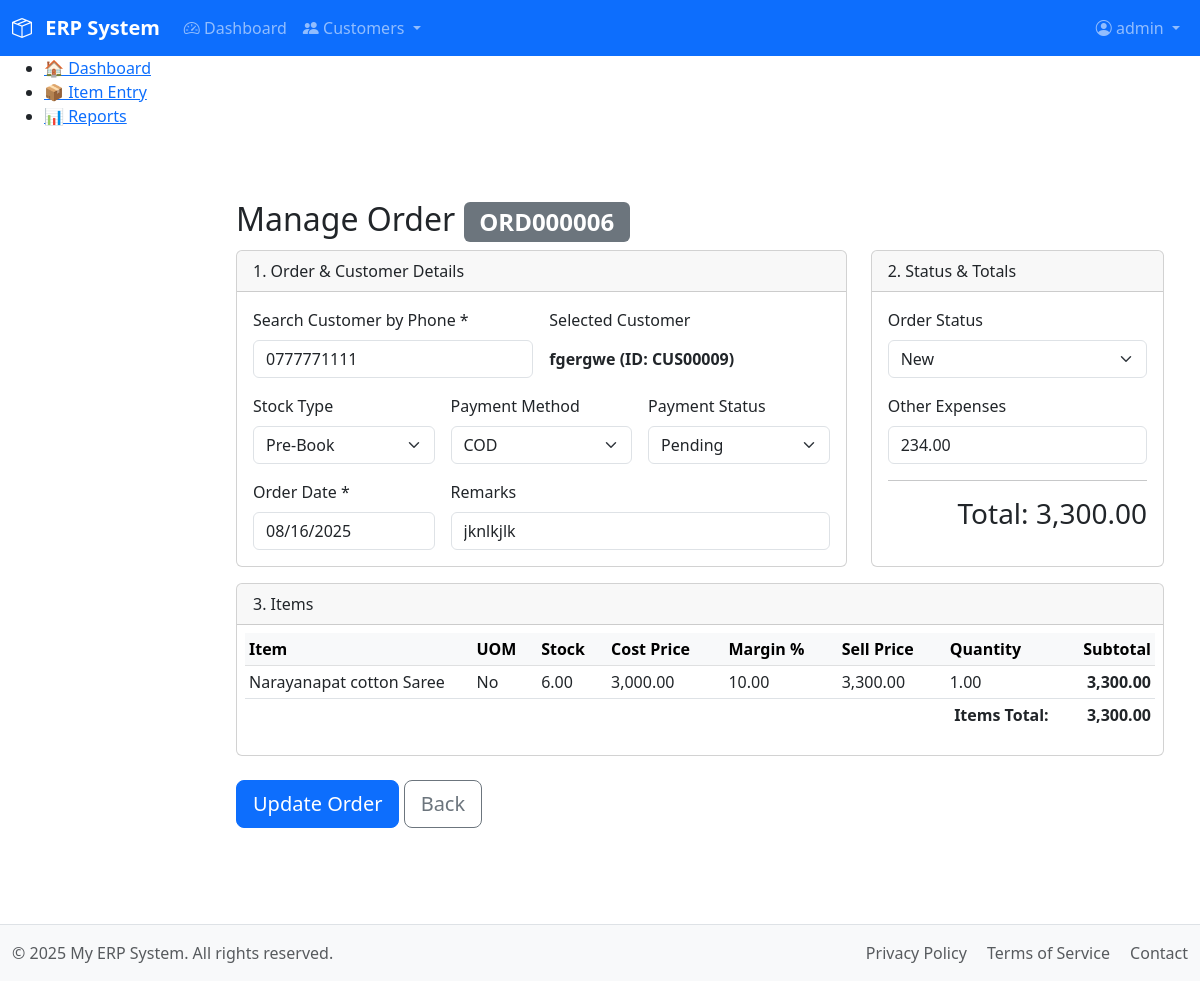
Before: /modules/sales/entry_order.php?order_id=ORD000006 (signed in) with the older database file.
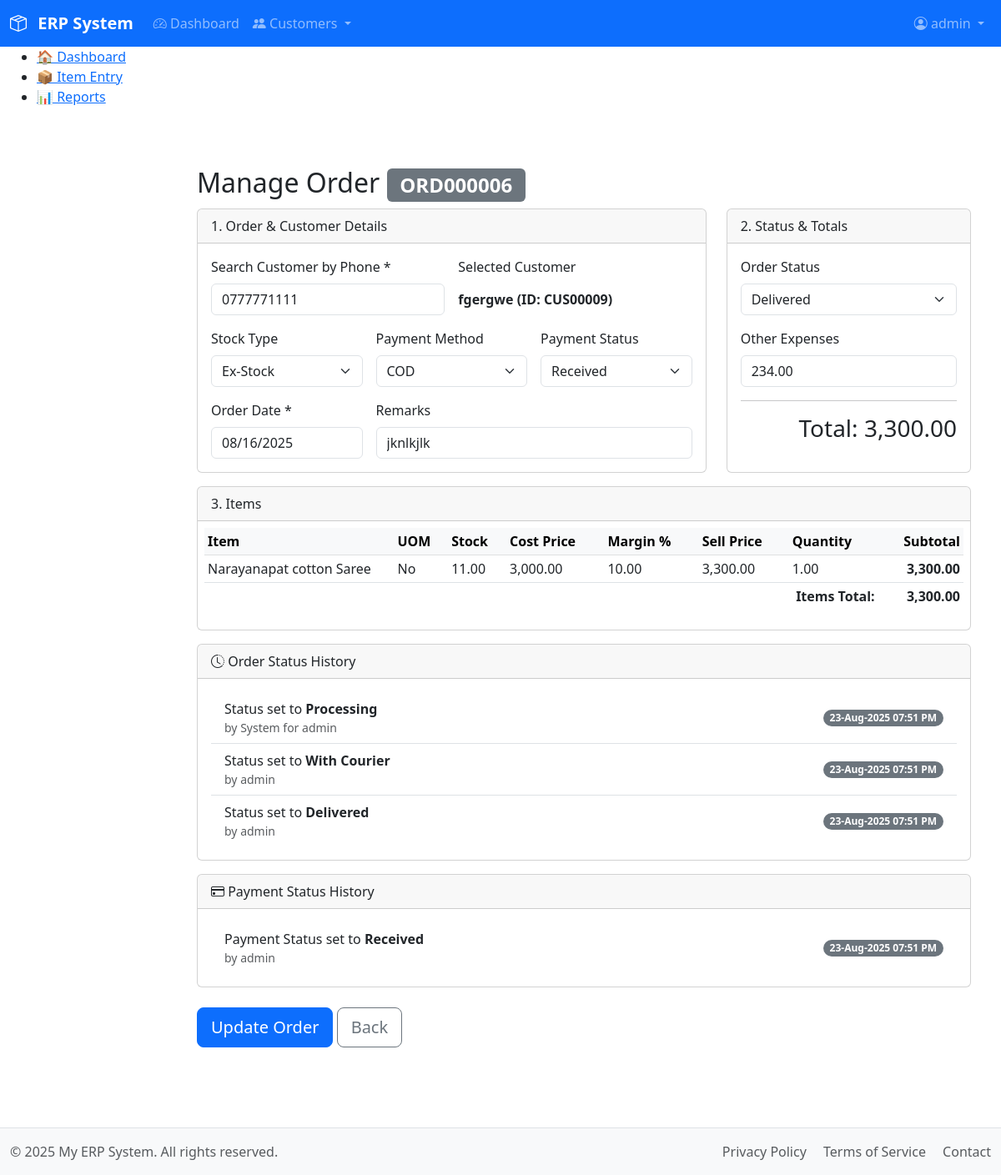
After: the same page with the newer database file.
### tables this page shows
CREATE TABLE `orders` (
  `order_id` varchar(10) NOT NULL,
  `customer_id` varchar(10) NOT NULL,
  `order_date` date NOT NULL,
  `status` enum('New','Processing','Awaiting Stock','With Courier','Delivered','Canceled') NOT NULL DEFAULT 'New',
  `stock_type` enum('Ex-Stock','Pre-Book') NOT NULL DEFAULT 'Ex-Stock',
  `total_amount` decimal(10,2) NOT NULL DEFAULT 0.00,
  `other_expenses` decimal(10,2) NOT NULL DEFAULT 0.00,
  `payment_method` enum('BT','COD') NOT NULL DEFAULT 'COD',
  `payment_status` enum('Pending','Received') NOT NULL DEFAULT 'Pending',
  `remarks` text DEFAULT NULL,
  `created_at` timestamp NOT NULL DEFAULT current_timestamp(),
  `created_by` int(11) DEFAULT NULL,
  `created_by_name` varchar(50) DEFAULT NULL,
  PRIMARY KEY (`order_id`),
  KEY `customer_id` (`customer_id`),
  CONSTRAINT `fk_order_customer` FOREIGN KEY (`customer_id`) REFERENCES `customers` (`customer_id`) ON UPDATE CASCADE
);

CREATE TABLE `customers` (
  `customer_id` varchar(10) NOT NULL,
  `phone` varchar(15) NOT NULL,
  `name` varchar(100) NOT NULL,
  `address` text DEFAULT NULL,
  `city` varchar(50) DEFAULT NULL,
  `district` varchar(50) DEFAULT NULL,
  `postal_code` varchar(20) DEFAULT NULL,
  `known_by` varchar(50) DEFAULT NULL,
  `email` varchar(100) DEFAULT NULL,
  `first_order_date` date DEFAULT NULL,
  `description` text DEFAULT NULL,
  `profile` text DEFAULT NULL,
  `created_at` datetime NOT NULL,
  `created_by` int(11) NOT NULL,
  `created_by_name` varchar(100) NOT NULL,
  `updated_at` timestamp NULL DEFAULT NULL,
  `updated_by` int(11) DEFAULT NULL,
  `updated_by_name` varchar(255) DEFAULT NULL,
  PRIMARY KEY (`customer_id`),
  UNIQUE KEY `phone` (`phone`),
  KEY `created_by` (`created_by`),
  KEY `updated_by` (`updated_by`),
  CONSTRAINT `customers_ibfk_1` FOREIGN KEY (`created_by`) REFERENCES `users` (`id`),
  CONSTRAINT `customers_ibfk_2` FOREIGN KEY (`updated_by`) REFERENCES `users` (`id`)
);

CREATE TABLE `order_items` (
  `order_item_id` int(11) NOT NULL AUTO_INCREMENT,
  `order_id` varchar(10) NOT NULL,
  `item_id` varchar(10) NOT NULL,
  `quantity` decimal(10,2) NOT NULL,
  `price` decimal(10,2) NOT NULL,
  `cost_price` decimal(10,2) NOT NULL DEFAULT 0.00,
  `profit_margin` decimal(5,2) NOT NULL DEFAULT 0.00,
  PRIMARY KEY (`order_item_id`),
  KEY `order_id` (`order_id`),
  KEY `item_id` (`item_id`),
  CONSTRAINT `fk_order_header` FOREIGN KEY (`order_id`) REFERENCES `orders` (`order_id`) ON DELETE CASCADE ON UPDATE CASCADE,
  CONSTRAINT `fk_order_item` FOREIGN KEY (`item_id`) REFERENCES `items` (`item_id`) ON UPDATE CASCADE
);

CREATE TABLE `items` (
  `item_id` varchar(10) NOT NULL,
  `category_sub_id` varchar(10) NOT NULL,
  `name` varchar(150) NOT NULL,
  `uom` varchar(20) NOT NULL DEFAULT 'No',
  `description` text DEFAULT NULL,
  `created_at` timestamp NOT NULL DEFAULT current_timestamp(),
  `created_by` int(11) DEFAULT NULL,
  `created_by_name` varchar(50) DEFAULT NULL,
  `updated_at` timestamp NULL DEFAULT NULL ON UPDATE current_timestamp(),
  `updated_by` int(11) DEFAULT NULL,
  `updated_by_name` varchar(50) DEFAULT NULL,
  PRIMARY KEY (`item_id`),
  UNIQUE KEY `name` (`name`),
  KEY `category_sub_id` (`category_sub_id`),
  CONSTRAINT `fk_category_sub` FOREIGN KEY (`category_sub_id`) REFERENCES `categories_sub` (`category_sub_id`) ON DELETE CASCADE ON UPDATE CASCADE
);

CREATE TABLE `order_status_history` (
  `order_status_history_id` int(11) NOT NULL AUTO_INCREMENT,
  `order_id` varchar(10) NOT NULL,
  `status` varchar(50) NOT NULL,
  `remarks` text DEFAULT NULL,
  `created_at` timestamp NOT NULL DEFAULT current_timestamp(),
  `created_by` int(11) DEFAULT NULL,
  `created_by_name` varchar(50) DEFAULT NULL,
  PRIMARY KEY (`order_status_history_id`),
  KEY `order_id` (`order_id`),
  CONSTRAINT `fk_order_status_history` FOREIGN KEY (`order_id`) REFERENCES `orders` (`order_id`) ON DELETE CASCADE ON UPDATE CASCADE
);

CREATE TABLE `payment_status_history` (
  `payment_history_id` int(11) NOT NULL AUTO_INCREMENT,
  `order_id` varchar(10) NOT NULL,
  `payment_status` varchar(50) NOT NULL,
  `remarks` text DEFAULT NULL,
  `created_at` timestamp NOT NULL DEFAULT current_timestamp(),
  `created_by` int(11) DEFAULT NULL,
  `created_by_name` varchar(50) DEFAULT NULL,
  PRIMARY KEY (`payment_history_id`),
  KEY `order_id` (`order_id`),
  CONSTRAINT `fk_payment_status_history` FOREIGN KEY (`order_id`) REFERENCES `orders` (`order_id`) ON DELETE CASCADE ON UPDATE CASCADE
);

### includes/functions.php (called while the page is built, shortened)
<?php
function get_customer($customer_id) {
    $db = db();
    $stmt = $db->prepare("SELECT * FROM customers WHERE customer_id = ?");
    $stmt->bind_param("s", $customer_id);
    $stmt->execute();
    return $stmt->get_result()->fetch_assoc();
}
function get_order_details($order_id) {
    $db = db();
    $stmt_order = $db->prepare("SELECT * FROM orders WHERE order_id = ?");
    $stmt_order->bind_param("s", $order_id);
    $stmt_order->execute();
    $order = $stmt_order->get_result()->fetch_assoc();
    $order['customer'] = get_customer($order['customer_id']);
    $stmt_items = $db->prepare("SELECT oi.*, i.name as item_name, i.uom, COALESCE(sl.quantity, 0) as stock_on_hand FROM order_items oi JOIN items i ON oi.item_id = i.item_id LEFT JOIN stock_levels sl ON oi.item_id = sl.item_id WHERE oi.order_id = ?");
    $stmt_items->bind_param("s", $order_id);
    $stmt_items->execute();
    $order['items'] = $stmt_items->get_result()->fetch_all(MYSQLI_ASSOC);
    $stmt_history = $db->prepare("SELECT * FROM order_status_history WHERE order_id = ? ORDER BY created_at ASC");
    $stmt_history->bind_param("s", $order_id);
    $stmt_history->execute();
    $order['status_history'] = $stmt_history->get_result()->fetch_all(MYSQLI_ASSOC);
    $stmt_payment_history = $db->prepare("SELECT * FROM payment_status_history WHERE order_id = ? ORDER BY created_at ASC");
    $stmt_payment_history->bind_param("s", $order_id);
    $stmt_payment_history->execute();
    $order['payment_history'] = $stmt_payment_history->get_result()->fetch_all(MYSQLI_ASSOC);
    return $order;
}

### modules/sales/entry_order.php (the view, shortened to what the rows shown need)
<?php
require_once __DIR__ . '/../../includes/functions.php';
$is_edit = false;
$order = null;
if (isset($_GET['order_id'])) {
    $order_id_to_load = trim($_GET['order_id']);
    $order = get_order_details($order_id_to_load);
    if ($order) {
        $is_edit = true;
    } else {
        $_SESSION['error_message'] = "Order #$order_id_to_load not found.";
        header("Location: /modules/sales/list_orders.php");
        exit;
    }
}
require_once __DIR__ . '/../../includes/header.php';
?>
<main class="container mt-4">
    <h2><?= $is_edit ? 'Manage Order <span class="badge bg-secondary">'.htmlspecialchars($order['order_id']).'</span>' : 'Sales Order' ?></h2>
    <form method="POST" class="needs-validation" novalidate id="orderForm">
        <div class="row">
            <div class="col-lg-8">
                <div class="card">
                    <div class="card-body">
                        <div class="row g-3">
                            <div class="col-md-6 position-relative">
                                <label for="customer_search" class="form-label">Search Customer by Phone *</label>
                                <input type="text" class="form-control" id="customer_search" required autocomplete="off" value="<?= $is_edit ? htmlspecialchars($order['customer']['phone']) : '' ?>" <?= $is_edit ? 'readonly' : '' ?>>
                            </div>
                            <div class="col-md-6">
                                <label class="form-label">Selected Customer</label>
                                <div id="selected_customer_display" class="form-control-plaintext fw-bold"><?= $is_edit ? htmlspecialchars($order['customer']['name']) . ' (ID: ' . htmlspecialchars($order['customer_id']) . ')' : 'None' ?></div>
                            </div>
                            <div class="col-md-4">
                                <label for="stock_type" class="form-label">Stock Type</label>
                                <select name="stock_type" id="stock_type" class="form-select" <?= $is_edit ? 'onclick="return false;" onkeydown="return false;"' : '' ?>>
                                    <option value="Ex-Stock" <?= ($is_edit && $order['stock_type'] == 'Ex-Stock') ? 'selected' : '' ?>>Ex-Stock</option>
                                    <option value="Pre-Book" <?= ($is_edit && $order['stock_type'] == 'Pre-Book') ? 'selected' : '' ?>>Pre-Book</option>
                                </select>
                            </div>
                            <div class="col-md-4">
                                <label class="form-label">Payment Method</label>
                                <select name="payment_method" class="form-select">
                                    <option value="COD" <?= ($is_edit && $order['payment_method'] == 'COD') ? 'selected' : '' ?>>COD</option>
                                </select>
                            </div>
                            <div class="col-md-4">
                                <label class="form-label">Payment Status</label>
                                <select name="payment_status" class="form-select">
                                    <option value="Pending" <?= ($is_edit && $order['payment_status'] == 'Pending') ? 'selected' : '' ?>>Pending</option>
                                    <option value="Received" <?= ($is_edit && $order['payment_status'] == 'Received') ? 'selected' : '' ?>>Received</option>
                                </select>
                            </div>
                            <div class="col-md-4">
                                <label class="form-label">Order Date *</label>
                                <input type="date" class="form-control" id="order_date" name="order_date" value="<?= $is_edit ? htmlspecialchars($order['order_date']) : date('Y-m-d') ?>" required readonly>
                            </div>
                            <div class="col-md-8">
                                <label class="form-label">Remarks</label>
                                <input type="text" class="form-control" id="remarks" name="remarks" placeholder="e.g., Delivery notes..." value="<?= $is_edit ? htmlspecialchars($order['remarks']) : '' ?>"></div>
                        </div>
                    </div>
                </div>
            </div>
            <div class="col-lg-4">
                 <div class="card h-100">
                     <div class="card-body">
                         <div class="mb-3">
                             <label class="form-label">Order Status</label>
                             <select name="order_status" id="order_status" class="form-select">
                                 <option value="New" <?= ($is_edit && $order['status'] == 'New') ? 'selected' : '' ?>>New</option>
                                 <option value="Delivered" <?= ($is_edit && $order['status'] == 'Delivered') ? 'selected' : '' ?>>Delivered</option>
                             </select>
                         </div>
                         <div class="mb-3">
                             <label class="form-label">Other Expenses</label>
                             <input type="number" class="form-control" id="other_expenses" name="other_expenses" value="<?= $is_edit ? htmlspecialchars($order['other_expenses']) : '0.00' ?>" min="0.00" step="0.01">
                         </div>
                         <h3 class="text-end">Total: <span id="orderTotal"><?= $is_edit ? htmlspecialchars(number_format($order['total_amount'], 2)) : '0.00' ?></span></h3>
                     </div>
                 </div>
            </div>
        </div>
        <div class="card mt-3">
            <div class="card-body p-2"><div class="table-responsive"><table class="table table-sm"><thead class="table-light"><tr><th class="w-25">Item</th><th>UOM</th><th class="stock-col">Stock</th><th class="cost-col">Cost Price</th><th>Margin %</th><th>Sell Price</th><th>Quantity</th><th class="text-end">Subtotal</th><?php if (!$is_edit): ?><th></th><?php endif; ?></tr></thead><tbody id="orderItemRows"><?php if ($is_edit): ?><?php foreach ($order['items'] as $item): ?>
                <tr class="order-item-row">
                    <td><?= htmlspecialchars($item['item_name']) ?></td>
                    <td><?= htmlspecialchars($item['uom']) ?></td>
                    <td class="stock-col"><?= htmlspecialchars($item['stock_on_hand']) ?></td>
                    <td class="cost-col"><?= htmlspecialchars(number_format($item['cost_price'], 2)) ?></td>
                    <td><?= htmlspecialchars(number_format($item['profit_margin'], 2)) ?></td>
                    <td><?= htmlspecialchars(number_format($item['price'], 2)) ?></td>
                    <td><?= htmlspecialchars($item['quantity']) ?></td>
                    <td class="text-end fw-bold"><?= htmlspecialchars(number_format($item['quantity'] * $item['price'], 2)) ?></td>
                </tr>
            <?php endforeach; ?><?php endif; ?></tbody><?php if($is_edit): ?><tfoot><tr><th colspan="7" class="text-end border-0">Items Total:</th><th class="text-end border-0"><?= htmlspecialchars(number_format($order['total_amount'], 2)) ?></th></tr></tfoot><?php endif; ?></table></div></div>
        </div>
        <?php if ($is_edit && !empty($order['status_history'])): ?>
        <div class="card mt-3">
            <div class="card-body"><ul class="list-group list-group-flush"><?php foreach ($order['status_history'] as $history): ?><li class="list-group-item d-flex justify-content-between align-items-center"><div>Status set to <strong><?= htmlspecialchars($history['status']) ?></strong><small class="d-block text-muted">by <?= htmlspecialchars($history['created_by_name']) ?></small></div><span class="badge bg-secondary rounded-pill"><?= date("d-M-Y h:i A", strtotime($history['created_at'])) ?></span></li><?php endforeach; ?></ul></div>
        </div>
        <?php endif; ?>
        <?php if ($is_edit && !empty($order['payment_history'])): ?>
        <div class="card mt-3">
            <div class="card-body"><ul class="list-group list-group-flush"><?php foreach ($order['payment_history'] as $history): ?><li class="list-group-item d-flex justify-content-between align-items-center"><div>Payment Status set to <strong><?= htmlspecialchars($history['payment_status']) ?></strong><small class="d-block text-muted">by <?= htmlspecialchars($history['created_by_name']) ?></small></div><span class="badge bg-secondary rounded-pill"><?= date("d-M-Y h:i A", strtotime($history['created_at'])) ?></span></li><?php endforeach; ?></ul></div>
        </div>
        <?php endif; ?>
    </form>
</main>
<?php require_once __DIR__ . '/../../includes/footer.php'; ?>

Changed rows visible on the page:
changed orders "ORD000006": stock_type "Pre-Book" → "Ex-Stock"; payment_status "Pending" → "Received"; order_status "New" → "Delivered"
computed for order_items "Narayanapat cotton Saree": stock_on_hand "6.00" → "11.00"
added order_status_history: status "Processing", created_by_name "System for admin", created_at "23-Aug-2025 07:51 PM"
added order_status_history: status "With Courier", created_by_name "admin", created_at "23-Aug-2025 07:51 PM"
added order_status_history: status "Delivered", created_by_name "admin", created_at "23-Aug-2025 07:51 PM"
added payment_status_history: payment_status "Received", created_by_name "admin", created_at "23-Aug-2025 07:51 PM"
Other visible differences:
text now shown: "Order Status History Payment Status History"
